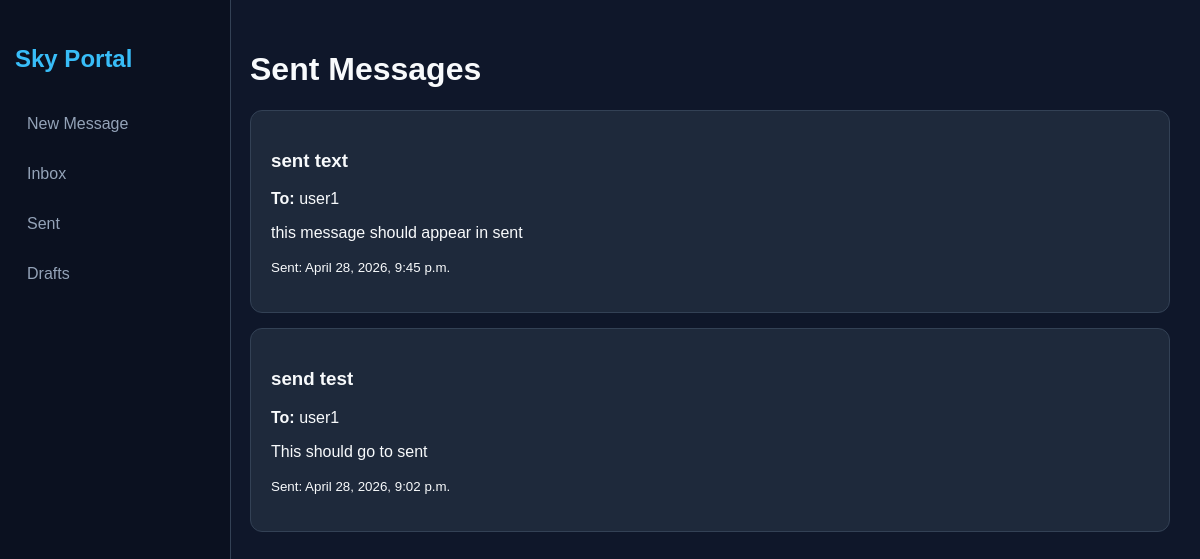
The page /messages/sent/ (signed in) on the database its author committed.
### messages_app/models.py (models this page shows, shortened)
class Message(models.Model):
    STATUS_CHOICES = [
        ('draft', 'Draft'),
        ('sent', 'Sent'),
    ]
    subject = models.CharField(max_length=200)
    content = models.TextField()
    sender = models.ForeignKey(User, on_delete=models.CASCADE, related_name='sent_messages')
    recipient = models.ForeignKey(User, on_delete=models.CASCADE, related_name='received_messages', null=True, blank=True)
    status = models.CharField(max_length=10, choices=STATUS_CHOICES, default='draft')
    time_created = models.DateTimeField(auto_now_add=True)
    time_updated = models.DateTimeField(auto_now=True)

### messages_app/views.py (the view)
# urls.py: path('sent/', views.sent_messages, name='sent_messages'),
def sent_messages(request):
    messages = Message.objects.filter(
        sender=request.user,
        status='sent'
    ).order_by('-time_created')
    return render(request, 'messages_app/sent.html', {'messages': messages})

### messages_app/templates/messages_app/sent.html (shortened to what this page needs)
{% load static %}
<!DOCTYPE html>
<html>
<head>
    <link rel="stylesheet" href="{% static 'messages_app/teams.css' %}">
</head>
<body>
<div class="sidebar">
    <h2>Sky Portal</h2>
    <a href="/messages/new/">New Message</a>
    <a href="/messages/inbox/">Inbox</a>
    <a href="/messages/sent/">Sent</a>
    <a href="/messages/drafts/">Drafts</a>
</div>
<div class="page">
    <h1>Sent Messages</h1>
    {% if messages %}
        {% for message in messages %}
            <div class="card">
                <h3>{{ message.subject }}</h3>
                <p><strong>To:</strong> {{ message.recipient.username }}</p>
                <p>{{ message.content }}</p>
                <p><small>Sent: {{ message.time_created }}</small></p>
            </div>
        {% endfor %}
    {% else %}
        <div class="card">
            <p>No sent messages.</p>
        </div>
    {% endif %}
</div>
</body>
</html>

### messages_app/static/messages_app/teams.css (style rules this page uses)
body { background-color: #0f172a; color: #f8fafc; font-family: Arial, sans-serif; margin: 0; }
.page { margin-left: 220px; padding: 30px; }
.sidebar { width: 200px; height: 100vh; background-color: #0b1120; position: fixed; left: 0; top: 0; padding: 25px 15px; border-right: 1px solid #334155; }
.sidebar h2 { color: #38bdf8; margin-bottom: 30px; }
.sidebar a { display: block; color: #94a3b8; text-decoration: none; padding: 12px; margin-bottom: 8px; border-radius: 8px; }
.card { background-color: #1e293b; border: 1px solid #334155; border-radius: 12px; padding: 20px; margin-bottom: 15px; }

### rows shown on the page
Message: subject "sent text", recipient.username "user1", content "this message should appear in sent", time_created "April 28, 2026, 9:45 p.m."
Message: subject "send test", recipient.username "user1", content "This should go to sent", time_created "April 28, 2026, 9:02 p.m."
